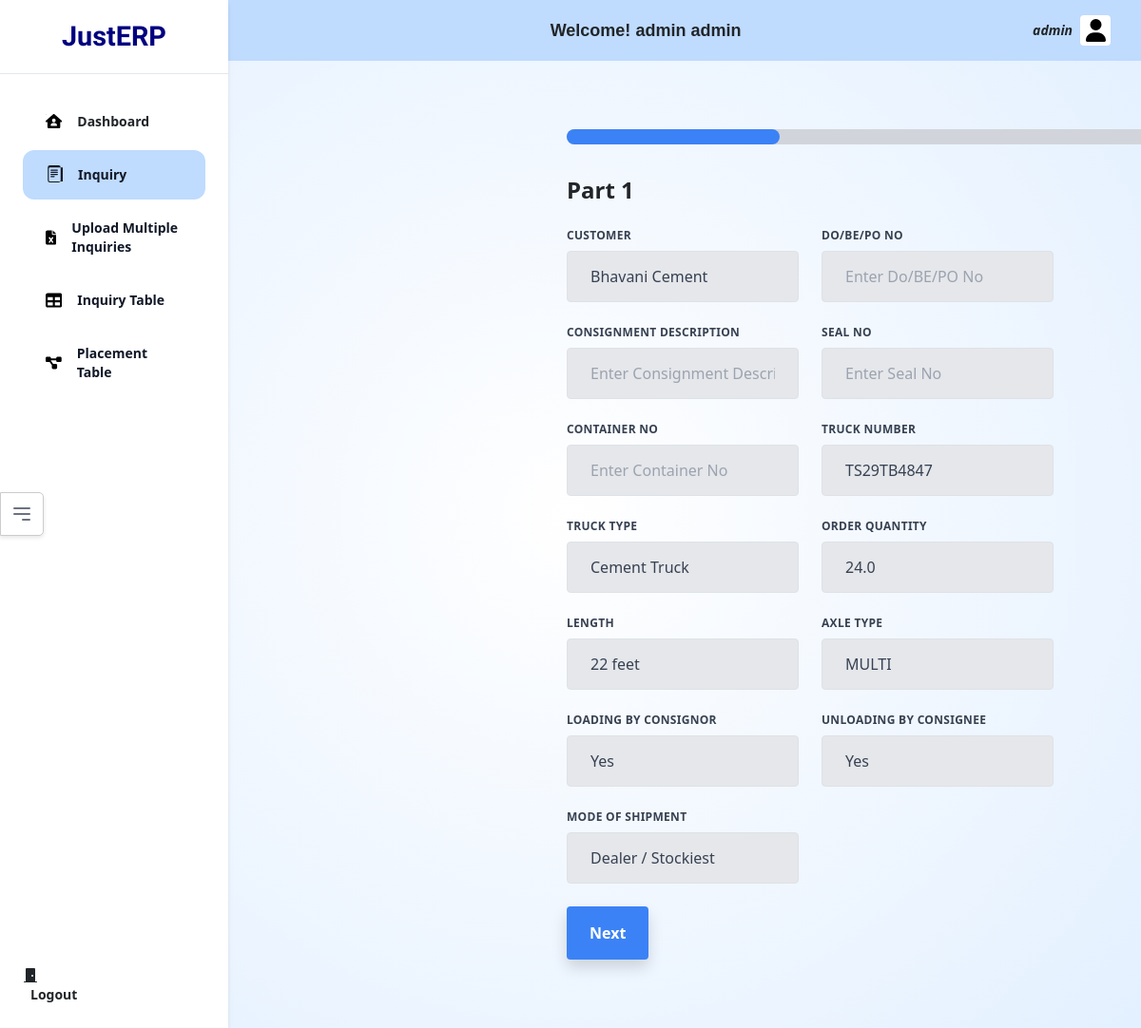
Screenshot of /inquiry/ (signed in) with the database file from the repository.
### authapp/models.py (models this page shows, shortened)
class CustomUser(AbstractBaseUser, PermissionsMixin):
    username = models.CharField(max_length=150, unique=True)
    email = models.EmailField(unique=True)
    first_name = models.CharField(max_length=30)
    last_name = models.CharField(max_length=30)
    company=models.ForeignKey(CompanyProfile, on_delete=models.CASCADE, null=True)
    type = models.CharField(max_length=10, choices=[('root', 'Root'), ('normal', 'Normal')], default='normal')
    profile=models.ForeignKey(Profile, on_delete=models.PROTECT, null=True, blank=True)
    is_active = models.BooleanField(default=True)
    is_staff = models.BooleanField(default=False)
    permissions=models.ManyToManyField(Permission)
    date_joined = models.DateTimeField(default=timezone.now)
    objects = CustomUserManager()
    USERNAME_FIELD = 'email'
    REQUIRED_FIELDS = ['company','username', 'first_name', 'last_name']

### inquiry/views.py (the view)
# urls.py: path('', views.inquiry_form_1, name='Inquiry form 1'),
@login_required
def inquiry_form_1(request):
    user = request.user
    if user.is_authenticated:
        companies = CompanyProfile.objects.all()
        truck_types = TruckType.objects.all()
        truck_details = TruckDetails.objects.all()
        order_quantity = OrderQuantity.objects.all()
        truck_lengths = TruckLength.objects.all()
        axel_types = AxelType.objects.all()
        mode_of_shipments = ModeOfShipment.objects.all()
        context = {
            'company_id': user.company.company_id,
            'company_name': user.company.company_name,
            'username': user.username,
            'first_name': user.first_name,
            'last_name': user.last_name,
            'email': user.email,
            'companies': companies,
            'truck_types': truck_types,
            'truck_details': truck_details,
            'order_quantity': order_quantity,
            'truck_lengths': truck_lengths,
            'axel_types': axel_types,
            'mode_of_shipments': mode_of_shipments
        }
        return render(request, 'inquiry/inquiry_form_1.html', context)
    else:
        return redirect('/auth/login')

### templates/inquiry/inquiry_form_1.html (shortened to what this page needs)
{% extends 'inquiry/inquiry_base.html' %}
{% block activein %}200{% endblock %}
{% block css %}
<link href="https://cdn.jsdelivr.net/npm/tailwindcss@2.2.16/dist/tailwind.min.css" rel="stylesheet">
{% endblock %}
{% block body %}
<div class="container py-10">
    <div class="w-full bg-gray-300 rounded-full h-4 mb-8">
        <div id="progressBar" class="bg-blue-500 rounded-full h-4 transition" style="width: 33.3%;"></div>
    </div>
    <h2 class="text-2xl font-bold mb-4">Part 1</h2>
    <form id="inquiryForm" class="w-full max-w-lg" action="/inquiry/f2" method="post">
        <div class="grid grid-cols-1 md:grid-cols-2 gap-4">
            <div>
                <label class="block uppercase tracking-wide text-gray-700 text-xs font-bold mb-2" for="customer">
                    Customer
                </label>
                <select name="customer" class="appearance-none block w-3/4 md:w-full bg-gray-200 text-gray-700 border border-gray-200 rounded py-3 px-4 leading-tight focus:outline-none focus:bg-white focus:border-gray-500" id="customer" required>
                    {% for comp in companies %}
                    <option value="{{ comp.company_id }}">{{ comp.company_name }}</option>
                    {% endfor %}
                </select>
            </div>
            <div>
                <label class="block uppercase tracking-wide text-gray-700 text-xs font-bold mb-2" for="do_be_po">
                    Do/BE/PO No
                </label>
                <input name="do_be_po" class="appearance-none block w-3/4 md:w-full bg-gray-200 text-gray-700 border border-gray-200 rounded py-3 px-4 leading-tight focus:outline-none focus:bg-white focus:border-gray-500" id="do_be_po" type="number" placeholder="Enter Do/BE/PO No" required>
            </div>
            <div>
                <label class="block uppercase tracking-wide text-gray-700 text-xs font-bold mb-2" for="consignment_description">
                    Consignment Description
                </label>
                <input name="consignment_description" class="appearance-none block w-3/4 md:w-full bg-gray-200 text-gray-700 border border-gray-200 rounded py-3 px-4 leading-tight focus:outline-none focus:bg-white focus:border-gray-500" id="consignment_description" type="text" placeholder="Enter Consignment Description" required>
            </div>
            <div>
                <label class="block uppercase tracking-wide text-gray-700 text-xs font-bold mb-2" for="seal_no">
                    Seal No
                </label>
                <input name="seal_no" class="appearance-none block w-3/4 md:w-full bg-gray-200 text-gray-700 border border-gray-200 rounded py-3 px-4 leading-tight focus:outline-none focus:bg-white focus:border-gray-500" id="seal_no" type="number" placeholder="Enter Seal No" required>
            </div>
            <div>
                <label class="block uppercase tracking-wide text-gray-700 text-xs font-bold mb-2" for="container_no">
                    Container No
                </label>
                <input name="container_no" class="appearance-none block w-3/4 md:w-full bg-gray-200 text-gray-700 border border-gray-200 rounded py-3 px-4 leading-tight focus:outline-none focus:bg-white focus:border-gray-500" id="container_no" type="number" placeholder="Enter Container No" required>
            </div>
            <div>
                <label class="block uppercase tracking-wide text-gray-700 text-xs font-bold mb-2" for="truck_number">
                    Truck Number
                </label>
                <select name="truck_number" class="appearance-none block w-3/4 md:w-full bg-gray-200 text-gray-700 border border-gray-200 rounded py-3 px-4 leading-tight focus:outline-none focus:bg-white focus:border-gray-500" id="truck_number" required>
                    {% for t in truck_details %}
                    <option value="{{ t.t_id }}">{{ t.truck_number }}</option>
                    {% endfor %}
                </select>
            </div>
            <div>
                <label class="block uppercase tracking-wide text-gray-700 text-xs font-bold mb-2" for="truck_type">
                    Truck Type
                </label>
                <select name="truck_type" class="appearance-none block w-3/4 md:w-full bg-gray-200 text-gray-700 border border-gray-200 rounded py-3 px-4 leading-tight focus:outline-none focus:bg-white focus:border-gray-500" id="truck_type" required>
                    {% for tt in truck_types %}
                    <option value="{{ tt.tt_id }}">{{ tt.truck_type }}</option>
                    {% endfor %}
                </select>
            </div>
            <div>
                <label class="block uppercase tracking-wide text-gray-700 text-xs font-bold mb-2" for="order_quantity">
                    Order Quantity
                </label>
                <select name="order_quantity" class="appearance-none block w-3/4 md:w-full bg-gray-200 text-gray-700 border border-gray-200 rounded py-3 px-4 leading-tight focus:outline-none focus:bg-white focus:border-gray-500" id="truck_capacity" required>
                    {% for oq in order_quantity %}
                    <option value="{{ oq.oq_id }}">{{ oq.order_quantity }}</option>
                    {% endfor %}
                </select>
            </div>
            <div>
                <label class="block uppercase tracking-wide text-gray-700 text-xs font-bold mb-2" for="length">
                    Length
                </label>
                <select name="length" class="appearance-none block w-3/4 md:w-full bg-gray-200 text-gray-700 border border-gray-200 rounded py-3 px-4 leading-tight focus:outline-none focus:bg-white focus:border-gray-500" id="length" required>
                    {% for tl in truck_lengths %}
                    <option value="{{ tl.tl_id }}">{{ tl.truck_length }}</option>
                    {% endfor %}
                </select>
            </div>
            <div>
                <label class="block uppercase tracking-wide text-gray-700 text-xs font-bold mb-2" for="axle_type">
                    Axle Type
                </label>
                <select name="axle_type" class="appearance-none block w-3/4 md:w-full bg-gray-200 text-gray-700 border border-gray-200 rounded py-3 px-4 leading-tight focus:outline-none focus:bg-white focus:border-gray-500" id="axle_type" required>
                    {% for axel_type in axel_types %}
                    <option value="{{ axel_type.axel_id }}">{{ axel_type.axel_type }}</option>
                    {% endfor %}
                </select>
            </div>
            <div>
                <label class="block uppercase tracking-wide text-gray-700 text-xs font-bold mb-2" for="loading_by_consignor">
                    Loading by Consignor
                </label>
                <select name="loading_by_consignor" class="appearance-none block w-3/4 md:w-full bg-gray-200 text-gray-700 border border-gray-200 rounded py-3 px-4 leading-tight focus:outline-none focus:bg-white focus:border-gray-500" id="loading_by_consignor" required>
                    <option value="yes">Yes</option>
                </select>
            </div>
            <div>
                <label class="block uppercase tracking-wide text-gray-700 text-xs font-bold mb-2" for="unloading_by_consignee">
                    Unloading by Consignee
                </label>
                <select name="unloading_by_consignee" class="appearance-none block w-3/4 md:w-full bg-gray-200 text-gray-700 border border-gray-200 rounded py-3 px-4 leading-tight focus:outline-none focus:bg-white focus:border-gray-500" id="unloading_by_consignee" required>
                    <option value="yes">Yes</option>
                </select>
            </div>
            <div>
                <label class="block uppercase tracking-wide text-gray-700 text-xs font-bold mb-2" for="mode_of_shipment">
                    Mode of Shipment
                </label>
                <select name="mode_of_shipment" class="appearance-none block w-3/4 md:w-full bg-gray-200 text-gray-700 border border-gray-200 rounded py-3 px-4 leading-tight focus:outline-none focus:bg-white focus:border-gray-500" id="mode_of_shipment" required>
                    {% for mos in mode_of_shipments %}
                    <option value="{{ mos.ms_id }}">{{ mos.mode_of_shipment }}</option>
                    {% endfor %}
                </select>
            </div>
        </div>
        <button id="nextButton" class="px-6 py-3 bg-blue-500 text-white font-bold rounded shadow mt-4 hover:bg-blue-600 focus:outline-none focus:bg-blue-600" type="submit">Next</button>
    </form>
</div>
{% endblock %}

### templates/inquiry/inquiry_base.html (shortened to what this page needs)
<!DOCTYPE html>
<html lang="en">
  <head>
    {% load static %}
    <link
      href="https://cdn.jsdelivr.net/npm/tailwindcss@2.2.19/dist/tailwind.min.css"
      rel="stylesheet"
    />
    <link href="https://stackpath.bootstrapcdn.com/bootstrap/5.1.3/css/bootstrap.min.css" rel="stylesheet">
   <link rel="stylesheet" href="{% static 'css/base.css' %}">
   {% block css %}{% endblock %}
  </head>
  <body class="relative bg-blue-50 overflow-hidden max-h-screen">
    <header class="fixed right-0 top-0 left-60 bg-blue-200 py-3 px-4 h-16">
      <div class="max-w-4xl mx-auto">
        <div  class="flex items-center justify-between">
          <div class="text-lg custom-font font-bold">Welcome! {{ first_name }} {{ last_name }}</div>
          <button id="custom-flex" type="button" data-bs-container="body" data-bs-toggle="popover" data-bs-html="true" data-bs-placement="bottom" data-bs-content="
          <div id='popover-box'>
            <div id='inner-content-user'>
              <div id='left-partition-user'>
                <span class=' img-border inline-flex items-center justify-center  text-gray-600 text-xs rounded bg-white transition ml-2'>
                  <img class='size-custom-i' src='{% static 'images/user-img.png' %}' alt=''>
                </span>
              </div>
              <div id='right-partition-user'>
                <div class='hidden lg:flex lg:flex-1 lg:justify-end'>
                  <a href='/auth/logout/' class='text-sm font-bold leading-6 text-gray-900'>Logout <span aria-hidden='true'>&rarr;</span></a>
                </div>
              </div>
            </div>
            <div class='user-details'>
              <p class='user-name'>{{ first_name }} {{ last_name }}</p>
              <p class='username'>{{ username }}</p>
              <a class='user-email' href='mailto:{{ email }}'>{{ email }}</a>
              <hr class='left-side-breaker'>
              <p id='company-written'>Company</p>
              <a href='/home/company-profile/' class='user-email'> <p class='user-company'>{{ company_name }}</p></a>
            </div>
          </div>
        ">
              <span class="text-sm"><em><b>{{ username }}</b></em></span>
              <span
                class="inline-flex items-center justify-center w-8 h-8 text-gray-600 text-xs rounded bg-white transition ml-2"
              >
              </span>
          </button>
        </div>
      </div>
    </header>
  <aside class="fixed inset-y-0 left-0 bg-white shadow-md max-h-screen w-60">
    <div class="flex flex-col justify-between h-full">
        <div class="flex-grow">
          <div class="px-4 py-6 text-center border-b">
            <h1 class="text-xl font-bold leading-none">
              <span class="main-logo-design">JustERP</span>
            </h1>
          </div>
          <div class="p-4">
            <ul class="space-y-1">
              <li>
                <a
                  href="/home/dashboard/"
                  class="flex items-center bg-blue-{% block activedash %}{% endblock %} rounded-xl font-bold text-sm  py-3 px-4"
                >
                  Dashboard
                </a>
              </li>
              <li>
                <a
                  href="/inquiry"
                  class="flex bg-blue-{% block activein %}{% endblock %} hover:bg-blue-50 rounded-xl font-bold text-sm text-gray-900 py-3 px-4"
                >
                  Inquiry
                </a>
              </li>
              <li>
                <a
                  href="/inquiry/uploader"
                  class="flex bg-blue-{% block activebulkin %}{% endblock %} hover:bg-blue-50 rounded-xl font-bold text-sm text-gray-900 py-3 px-4"
                >
                Upload Multiple Inquiries
                </a>
              </li>
              <li>
                <a
                  href="/inquiry/inquiry-table"
                  class="flex bg-blue-{% block activeintable %}{% endblock %} hover:bg-blue-50 rounded-xl font-bold text-sm text-gray-900 py-3 px-4"
                >
                Inquiry Table
                </a>
              </li>
              <li>
                <a
                  href="/inquiry/placement-table"
                  class="flex bg-blue-{% block activeptable %}{% endblock %} hover:bg-blue-50 rounded-xl font-bold text-sm text-gray-900 py-3 px-4"
                >
                Placement Table
                </a>
              </li>
            </ul>
          </div>
        </div>
        <a href="/auth/logout" id="sidebar-logout">
          <div class="p-4">
            <svg
              xmlns="http://www.w3.org/2000/svg"
              width="1em"
              height="1em"
              fill="currentColor"
              class=""
              viewBox="0 0 16 16"
            >
              <path
                d="M12 1a1 1 0 0 1 1 1v13h1.5a.5.5 0 0 1 0 1h-13a.5.5 0 0 1 0-1H3V2a1 1 0 0 1 1-1h8zm-2 9a1 1 0 1 0 0-2 1 1 0 0 0 0 2z"
              />
            </svg>
          <span class="font-bold text-sm ml-2">Logout</span>
        </div>
        </a>
    </div>
  </aside>
    <main class="ml-60 pt-16 max-h-screen overflow-auto">
      <div class="custt-outer">
        <button id="toggle-sidebar" class="text-gray-500 focus:outline-none">
          <svg xmlns="http://www.w3.org/2000/svg" class="h-6 w-6" fill="none" viewBox="0 0 24 24" stroke="currentColor">
            <path stroke-linecap="round" stroke-linejoin="round" stroke-width="2" d="M4 6h16M4 12h16m-7 6h7" />
          </svg>
        </button>
        <div class="px-6 py-8 main-area">
            {% block body %}{% endblock %}
        </div>
      </div>
    </main>
  </body>
</html>

### rows the page displays
CustomUser: first_name "admin", last_name "admin", username "admin"

### other values shown
form field customer "Bhavani Cement"
form field truck_number "TS29TB4847"
form field truck_type "Cement Truck"
form field order_quantity "24.0"
form field length "22 feet"
form field axle_type "MULTI"
form field mode_of_shipment "Dealer / Stockiest"
